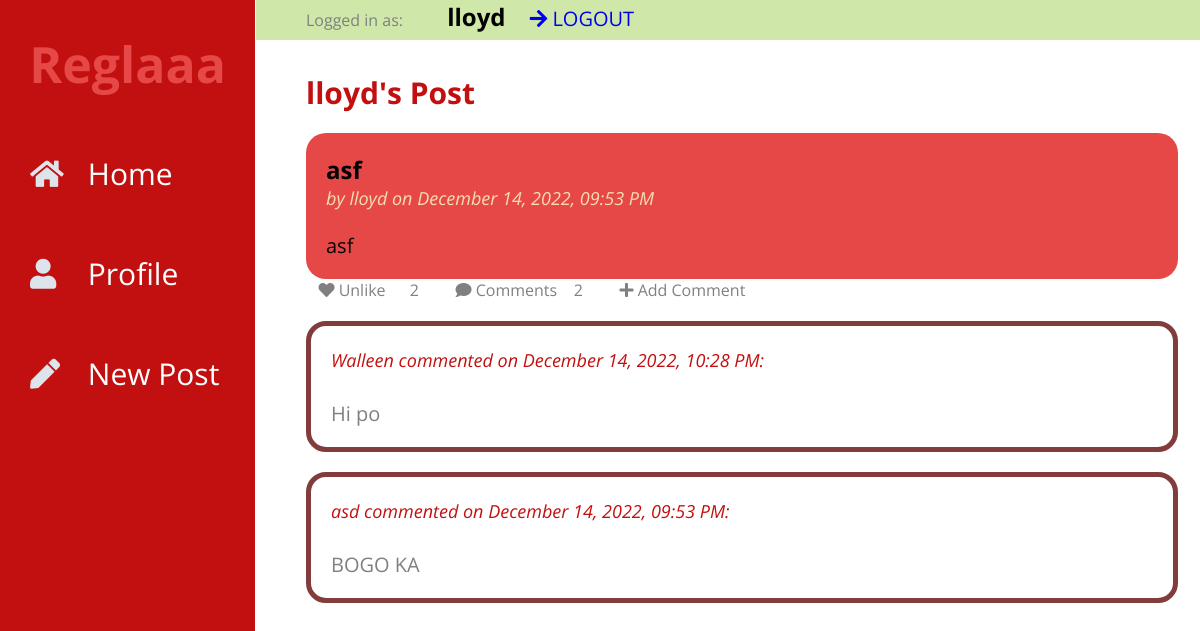
Page /comments/2/view (signed in) on the committed database.
### tables this page shows
CREATE TABLE user (
  id INTEGER PRIMARY KEY AUTOINCREMENT,
  username TEXT UNIQUE NOT NULL,
  password TEXT NOT NULL
);

CREATE TABLE post (
  id INTEGER PRIMARY KEY AUTOINCREMENT,
  author_id INTEGER NOT NULL,
  created TIMESTAMP DEFAULT (datetime('now','localtime')),
  title TEXT NOT NULL,
  body TEXT NOT NULL,
  FOREIGN KEY (author_id) REFERENCES user (id)
);

CREATE TABLE comments (
  id INTEGER PRIMARY KEY AUTOINCREMENT,
  post_id INTEGER NOT NULL,
  user_id INTEGER NOT NULL,
  body TEXT NOT NULL,
  created TIMESTAMP DEFAULT (datetime('now','localtime')),
  FOREIGN KEY (post_id) REFERENCES post (id),
  FOREIGN KEY (user_id) REFERENCES user (id)
);

### flaskr/blog.py (the view, shortened to what this page needs)
@bp.route("/comments/<int:post_id>/<action>",methods=("GET", "POST"))
def comments(post_id,action):
    db = get_db()
    post = db.execute(
        "SELECT p.id, title, body, created, author_id, username,"
        "(SELECT COUNT(user_id) FROM likes WHERE post_id = p.id) AS likes,"
        "(SELECT COUNT(user_id) FROM comments WHERE post_id = p.id) AS comments"
        " FROM post p JOIN user u ON p.author_id = u.id"
        " WHERE p.id = ?"
        " ORDER BY created DESC"
        , (post_id,),
    ).fetchone()
    comms = db.execute(
        "SELECT c.id, body, created, user_id, username"
        " FROM comments c JOIN user u ON c.user_id = u.id"
        " WHERE c.post_id = ?"
        " ORDER BY created DESC"
        , (post_id,),
    ).fetchall()
    return render_template("blog/comments.html",post=post,comms=comms,action=action)

### flaskr/auth.py (called while the page is built)
@bp.before_app_request
def load_logged_in_user():
    user_id = session.get("user_id")
    if user_id is None:
        g.user = None
        g.liked = None
    else:
        g.user = (
            get_db().execute("SELECT * FROM user WHERE id = ?", (user_id,)).fetchone()
        )
        likedd = (
            get_db().execute("SELECT post_id,user_id FROM likes WHERE user_id = ?", (user_id,)).fetchall()
        )
        g.liked = []
        for like in likedd:
            g.liked.append([like['post_id'],like['user_id']])

### flaskr/db.py (called while the page is built)
def get_db():
    if "db" not in g:
        g.db = sqlite3.connect(
            current_app.config["DATABASE"], detect_types=sqlite3.PARSE_DECLTYPES
        )
        g.db.row_factory = sqlite3.Row
    return g.db

### flaskr/templates/blog/comments.html (shortened to what this page needs)
{% extends 'base.html' %}
{% block posts %}
  <p class="title">{% block title %}{{post['username']}}'s Post{% endblock %}</p>
{% endblock %}
{% block content %}
<article class="post">
        <div class="body">
            <h2>{{ post['title'] }}</h2>
            <p class="about">by {{ post['username'] }} on {{ post['created'].strftime("%B %d, %Y, %I:%M %p") }}</p>
            <br>
            <br>
            <p class="body">{{ post['body'] }}</p>
        </div>
</article>
    <div class="opt">
        {% if g.user %}
            {% if [post['id'],g.user['id']] in g.liked %}
                <a href="{{ url_for('blog.like_action', post_id=post.id, action='unlike') }}">
                    <span class="icon">&nbsp&nbsp&nbsp<i class="fas fa-heart"></i></span>
                    <span class="item">Unlike</span>
                </a>
            {% else %}
                <a href="{{ url_for('blog.like_action', post_id=post.id, action='like') }}">
                    <span class="icon">&nbsp&nbsp&nbsp<i class="fas fa-heart"></i></span>
                    <span class="item">Like {{ like }}</span>
                </a>
            {% endif %}
        {% else %}
        <span class="icon">&nbsp&nbsp&nbspLikes: <i class="fas fa-heart"></i></span>
        {% endif %}
        <p>{{ post['likes'] }}</p>
        <a>
            <span class="icon">&nbsp&nbsp&nbsp<i class="fas fa-comment"></i></span>
            <span class="item">Comments &nbsp&nbsp&nbsp{{ post.comments }}</span>
        </a>
        {% if g.user %}
        {% if action == 'view' %}
        <a href="{{ url_for('blog.comments', post_id=post.id,action='add') }}">
            <span class="icon">&nbsp&nbsp&nbsp<i class="fas fa-plus"></i></span>
            <span class="item">Add Comment</span>
        </a>
        {% else %}
        <a href="{{ url_for('blog.comments', post_id=post.id,action='view') }}">
            <span class="icon">&nbsp&nbsp&nbsp<i class="fas fa-times"></i></span>
            <span class="item">Cancel</span>
        </a>
        {% endif %}
        {% endif %}
    </div>
{% if action == 'add' %}
<div class="form">
  <form method="post">
    <label for="body">Comment as {{ g.user['username'] }}: </label>
    <textarea class="com" name="body" id="body">{{ request.form['body'] }}</textarea>
    <input type="submit" value="Comment">
  </form>
  </div>
{% else %}
{% for comm in comms %}
<article class="comment">
    <div class="body">
        <p class="about">{{comm.username}} commented on {{comm.created.strftime("%B %d, %Y, %I:%M %p")}}: </p>
        <br>
        <br>
        <p>{{comm.body}}</p>
    </div>
</article>
{% endfor %}
{% endif %}
{% endblock %}

### flaskr/templates/base.html (shortened to what this page needs)
<!doctype html>
<link rel="stylesheet" href="{{ url_for('static', filename='style.css') }}">
<link rel="stylesheet" href="https://use.fontawesome.com/releases/v5.8.1/css/all.css">
<div class="wrapper">
        <div class="sidebar">
            <div class="profile">
                <h1><a href="{{ url_for('index') }}">Reglaaa</a></h1>
            </div>
            <ul>
                <li>
                    <a href="{{ url_for('index') }}">
                        <span class="icon"><i class="fas fa-home"></i></span>
                        <span class="item">Home</span>
                    </a>
                </li>
                {% if not g.user %}
                <li>
                    <a href="{{ url_for('auth.login') }}">
                        <span class="icon"><i class="fas fa-sign"></i></span>
                        <span class="item">Login</span>
                    </a>
                </li>
                <li>
                    <a href="{{ url_for('auth.register') }}">
                        <span class="icon"><i class="fas fa-book"></i></span>
                        <span class="item">Register</span>
                    </a>
                </li>
                {% else %}
                <li>
                    <a href="{{ url_for('blog.profile', userid=g.user.id) }}">
                        <span class="icon"><i class="fas fa-user"></i></span>
                        <span class="item">Profile</span>
                    </a>
                </li>
                  <li><a href="{{ url_for('blog.create') }}">
                      <span class="icon"><i class="fas fa-pen"></i></span>
                      <span class="item">New Post</span>
                  </a>
                {% endif %}
            </ul>
        </div>
        <section class="content">
            {% if g.user %}
    <div class="top-menu">
                <p>Logged in as: </p>
                <h1>{{ g.user['username'] }}</h1>
                <a href="{{ url_for('auth.logout') }}" onclick="return confirm('Are you sure?');">
                    <span class="icon"><i class="fas fa-arrow-right"></i></span>
                    <span class="item">LOGOUT</span>
                </a>
            </div>
  {% endif %}
            <br>
  <div class="posts">
    {% block posts %}{% endblock %}
  {% block content %}{% endblock %}
      </div>
</section>
</div>

### flaskr/static/style.css (style rules this page uses)
* { list-style: none; text-decoration: none; margin: 0; padding: 0; box-sizing: border-box; font-family: 'Open Sans', sans-serif; }
.wrapper .sidebar { background: #C21010; position: fixed; top: 0; left: 0; width: 255px; height: 100%; padding: 20px 0; transition: all 0.5s ease; }
.wrapper .sidebar .profile { margin-bottom: 20px; text-align: center; }
.wrapper .sidebar .profile h1 { margin: 10px 0 5px; }
.wrapper .sidebar .profile a { font-size: 50px; color: #E64848; }
.wrapper .sidebar ul li a { display: block; height: 100px; padding: 30px; color: white; font-size: 30px; position: relative; transition: all 0.2s ease; }
.wrapper .sidebar ul li a .icon { color: #dee4ec; width: 30px; display: inline-block; margin-right: 20px; }
.wrapper .content { width: 81%; margin-left: 16rem; }
.top-menu { display: block; position: fixed; width: 100%; height: 40px; background-color: #CFE8A9; padding: 0px 50px; transition: all 1s ease; }
.top-menu a { font-size: 20px; }
.top-menu a, h1 { display: inline-block; margin-left: 20px; }
.posts { padding: 50px; }
.post { margin-top: 20px; padding: 20px; border-radius: 20px; background-color: #E64848; transition: all 1s ease; }
.post .about { color: wheat; font-size: 18px; font-style: italic; }
.title { color: #C21010; font-weight: bold; font-size: 30px; }
.opt { display: block; }
.opt a,p { display: inline-block; margin-right: 20px; color: #808080; }
.comment { display: block; margin-top: 20px; padding: 20px; border-radius: 20px; border: 5px solid #823c3c; transition: all 1s ease; font-size: 20px; }
.comment .about { color: #C21010; font-size: 18px; font-style: italic; }
p.body { white-space: pre-line; font-size: 20px; color: black !important; }

### rows in the picture
user: user.username "lloyd", username "lloyd"
post: title "asf", created "December 14, 2022, 09:53 PM", body "asf"
comments: username "Walleen", created "December 14, 2022, 10:28 PM", body "Hi po"
comments: username "asd", created "December 14, 2022, 09:53 PM", body "BOGO KA"

### other values in the picture
{{ post['likes'] }} "2"
{{ post.comments }} "2"
